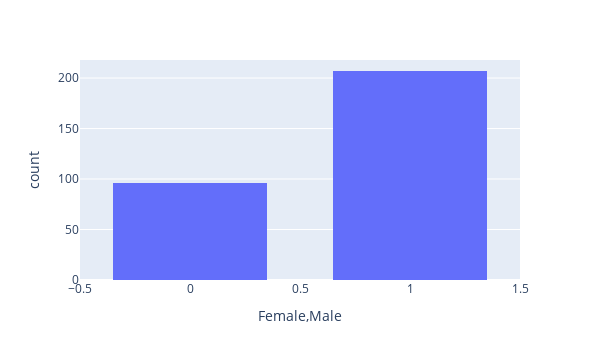

Notebook source saved alongside this figure:
### Code cell
# vizualizing using plotly
fig1=px.histogram(d,x=df.sex,category_orders=dict(sex=[0,1]),nbins=2,labels={'x':'Female,Male'},width=600)
fig1.update_layout(bargap=0.3)
fig1.show()

### Figure 1 — Plotly figure (JSON) as saved in the notebook; plotly's stock layout.template omitted (floating-point values rounded to 4 significant figures; data arrays with more than 128 entries replaced by an {"elided": "..."} marker saying what was removed)
{"data": [{"alignmentgroup": "True", "bingroup": "x", "hovertemplate": "Female,Male=%{x}<br>count=%{y}<extra></extra>", "legendgroup": "", "marker": {"color": "#636efa", "pattern": {"shape": ""}}, "name": "", "nbinsx": 2, "offsetgroup": "", "orientation": "v", "showlegend": false, "type": "histogram", "x": {"elided": "303 int values"}, "xaxis": "x", "yaxis": "y"}], "layout": {"bargap": 0.3, "barmode": "relative", "height": 360, "legend": {"tracegroupgap": 0}, "margin": {"t": 60}, "width": 600, "xaxis": {"anchor": "y", "autorange": true, "domain": [0, 1], "range": [-0.5, 1.5], "title": {"text": "Female,Male"}, "type": "linear"}, "yaxis": {"anchor": "x", "autorange": true, "domain": [0, 1], "range": [0, 217.9], "title": {"text": "count"}}}}
